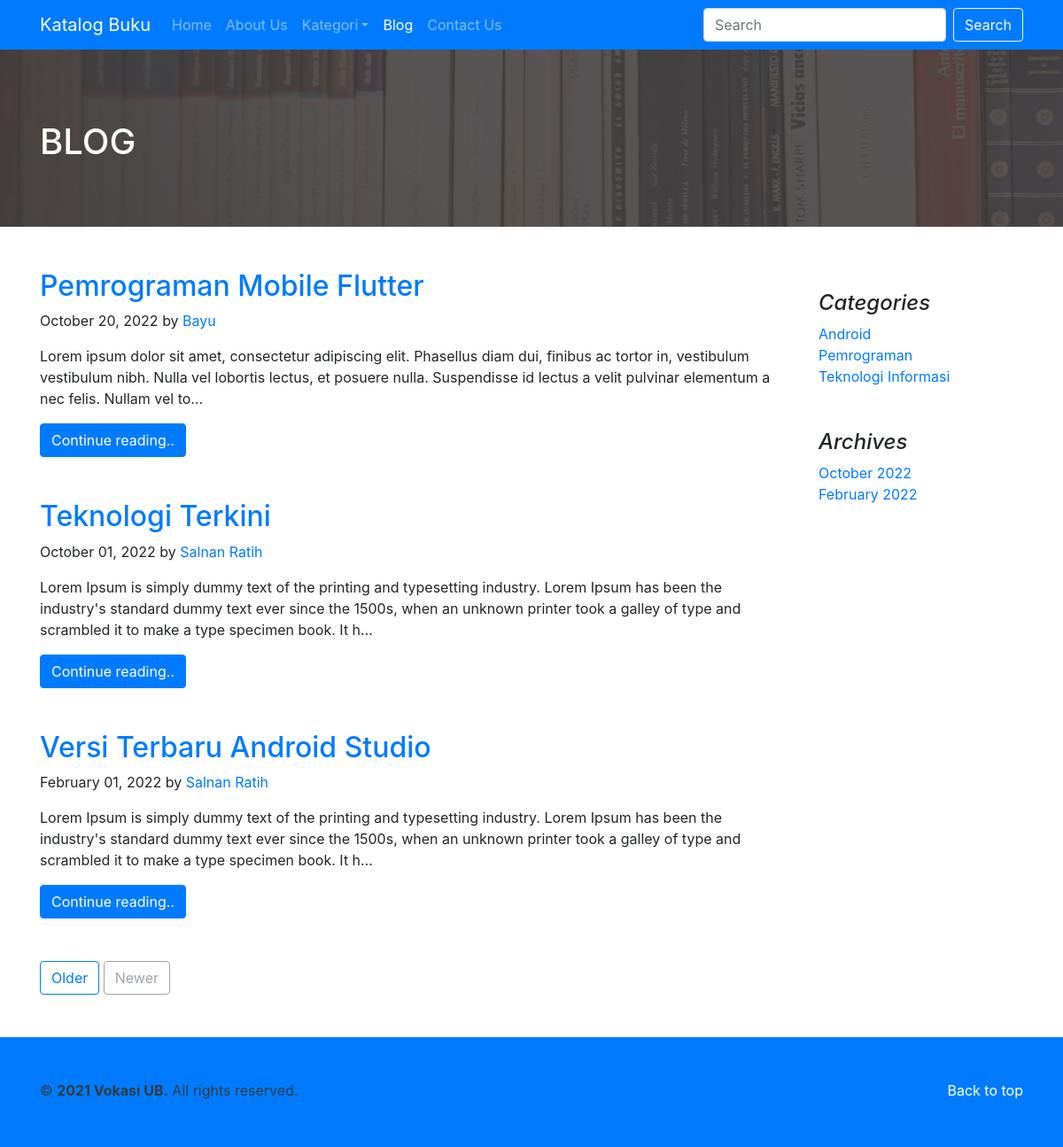
The app's page /index.php?include=blog with its own data.
### tables this page shows
CREATE TABLE `blog` (
  `id_blog` int(11) NOT NULL,
  `id_kategori_blog` int(11) DEFAULT NULL,
  `id_user` int(11) DEFAULT NULL,
  `tanggal` date NOT NULL DEFAULT '1999-01-01',
  `judul` varchar(255) DEFAULT NULL,
  `isi` text DEFAULT NULL
);

CREATE TABLE `user` (
  `id_user` int(11) NOT NULL,
  `nama` varchar(100) DEFAULT NULL,
  `email` varchar(50) DEFAULT NULL,
  `username` varchar(30) DEFAULT NULL,
  `password` varchar(150) DEFAULT NULL,
  `level` varchar(30) DEFAULT NULL,
  `foto` varchar(100) DEFAULT NULL
);

CREATE TABLE `kategori_blog` (
  `id_kategori_blog` int(11) NOT NULL,
  `kategori_blog` varchar(50) DEFAULT NULL
);

### include/blog.php (the view)
<section id="blog-header">
  <div class="container">
    <h1 class="text-white">BLOG</h1>
  </div>
</section><br><br>
<section id="blog-list">
  <main role="main" class="container">
    <div class="row">
      <div class="col-md-9 blog-main">
        <?php
        $sql_l = "SELECT b.id_blog, b.judul, DATE_FORMAT(b.tanggal, '%M %d, %Y'), b.isi, u.nama FROM blog b INNER JOIN user u ON b.id_user = u.id_user ORDER BY 2";
        $query_l = mysqli_query($koneksi, $sql_l);
        while ($data_l = mysqli_fetch_row($query_l)) {
        ?>
          <div class="blog-post">
            <h2 class="blog-post-title"><a href="index.php?include=detail-blog&data=<?= $data_l[0] ?>"><?= $data_l[1] ?></a></h2>
            <p class="blog-post-meta"><?= $data_l[2] ?> by <a href="#"><?= $data_l[4] ?></a></p>
            <p><?= substr($data_l[3], 0, 250) . "…" ?></p>
            <a href="index.php?include=detail-blog&data=<?= $data_l[0] ?>" class="btn btn-primary">Continue reading..</a>
          </div><br><br>
        <?php } ?>
        <nav class="blog-pagination">
          <a class="btn btn-outline-primary" href="#">Older</a>
          <a class="btn btn-outline-secondary disabled" href="#" tabindex="-1" aria-disabled="true">Newer</a>
        </nav>
      </div>
      <aside class="col-md-3 blog-sidebar">
        <div class="p-4">
          <h4 class="font-italic">Categories</h4>
          <ol class="list-unstyled mb-0">
            <?php
            $sql_c = "SELECT * FROM kategori_blog ORDER BY kategori_blog ASC";
            $query_c = mysqli_query($koneksi, $sql_c);
            while ($data_c = mysqli_fetch_row($query_c)) {
            ?>
              <li><a href="#"><?= $data_c[1] ?></a></li>
            <?php } ?>
        </div>
        <div class="p-4">
          <h4 class="font-italic">Archives</h4>
          <ol class="list-unstyled mb-0">
            <?php
            $sql_a = "SELECT YEAR(b.tanggal), MONTH(b.tanggal), DATE_FORMAT(b.tanggal, '%M') FROM blog b GROUP BY MONTH(b.tanggal) ORDER BY 2 DESC";
            $query_a = mysqli_query($koneksi, $sql_a);
            while ($data_a = mysqli_fetch_row($query_a)) {
            ?>
              <li><a href="#"><?= $data_a[2] . " " . $data_a[0] ?></a></li>
            <?php } ?>
          </ol>
        </div>
      </aside>
    </div>
  </main>
</section><br><br>

### records on screen
blog: judul "Pemrograman Mobile Flutter", data_l "October 20, 2022", id_user.nama "Bayu", isi "Lorem ipsum dolor sit amet, consectetur adipiscing elit. Phasellus diam dui, finibus ac tortor in, vestibulum vestibulum nibh. Nulla vel lobortis lectus, et posuere nulla. Suspendisse id lectus a velit pulvinar elementum a nec felis. Nullam vel to"
blog: judul "Teknologi Terkini", data_l "October 01, 2022", id_user.nama "Salnan Ratih", isi "Lorem Ipsum is simply dummy text of the printing and typesetting industry. Lorem Ipsum has been the industry's standard dummy text ever since the 1500s, when an unknown printer took a galley of type and scrambled it to make a type specimen book. It h"
blog: judul "Versi Terbaru Android Studio", data_l "February 01, 2022", id_user.nama "Salnan Ratih", isi "Lorem Ipsum is simply dummy text of the printing and typesetting industry. Lorem Ipsum has been the industry's standard dummy text ever since the 1500s, when an unknown printer took a galley of type and scrambled it to make a type specimen book. It h"
kategori_blog: kategori_blog "Android"
kategori_blog: kategori_blog "Pemrograman"
kategori_blog: kategori_blog "Teknologi Informasi"

### other values on screen
$data_a[2] "October"
$data_a[0] "2022"
$data_a[2] "February"
